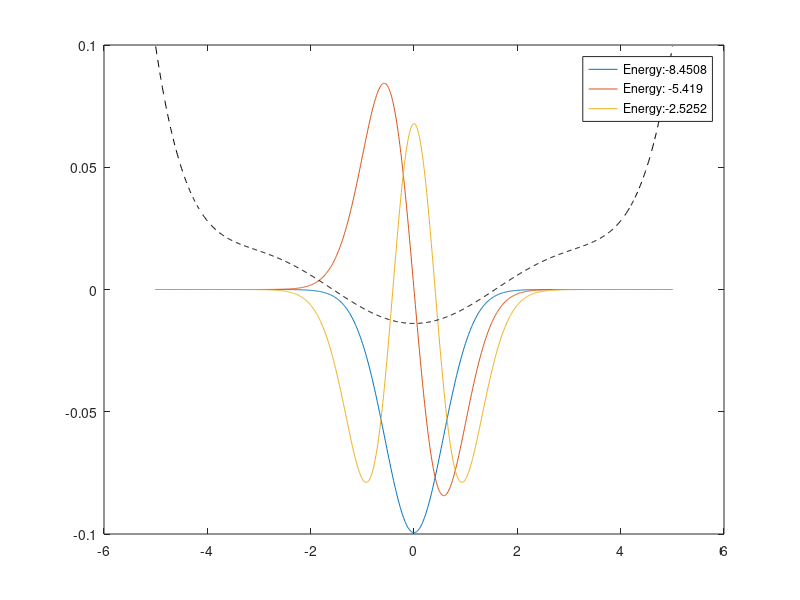

MATLAB code for this plot:
%program to find the lowest energy states of E of 1 D time independent
%Schrodinger equation for potential specified by user.
%Debi prasad Pattnaik, Uni of Nottingham,UK

%parameters for solving
clc; close all
L=5; % length of the interval
N=1000;
x=linspace(-L,L,N)';
dx=x(2)-x(1);
% declaration of the potential
%U=1/2*10*x.^(2); % quadriatic harmonic oscillator potential
U=10*(-1+1/2*x.^(2)-1/24*x.^(4)+1/720*x.^(6))
% replace this potential with any potential of your choice. :)

% solving here
e=ones(N,1);
lap=spdiags([e -2*e e],[-1 0 1],N,N)/dx^2;
hbar=1;
m=1;
H=-1/2*(hbar^2/m)*lap +spdiags(U,0,N,N);
nmodes=3;options.disp=0;
[V,E]=eigs(H,nmodes,'sa',options); % find eigen values
[E,ind]=sort(diag(E));
V=V(:,ind);
Usc=U*max(abs(V(:)))/max(abs(U));
plot(x,V,x,Usc,'--k');
lgnd_str=[repmat('Energy:',nmodes,1),num2str(E)];
legend(lgnd_str);
